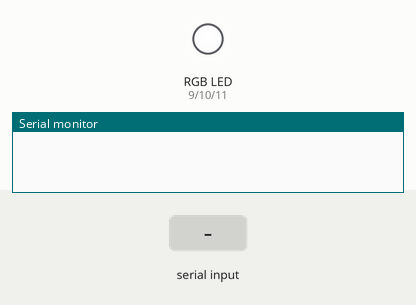
Recording of a sketch running on a simulated Arduino Uno, built with avr-gcc and run on an emulated ATmega328P. On the bench: an RGB LED mixed from three pins (HIGH = lit), the last lines printed to the serial monitor. Inputs (shaded band) come from the test bench. Dim RGB values are drawn brighter than linear.

Above: at 0.4 s.
At 1.2 s:
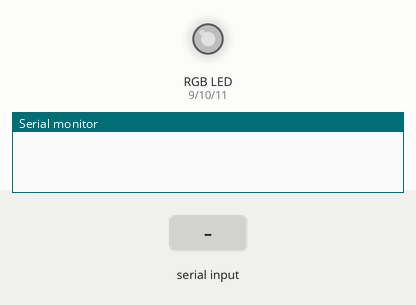
1.3 s: "0.00\n" received over Serial
At 3.9 s:
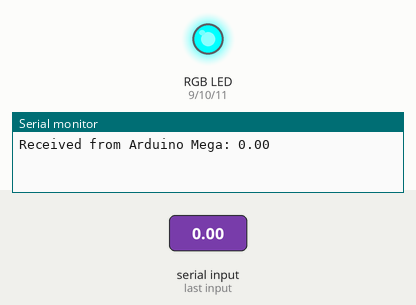
4.3 s: "90,45\n" received over Serial
Timing chart, 0 to 7.3 s (numbered marks = the images above; inputs shaded):
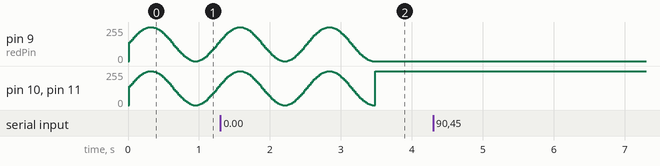

The sketch:

LED.ino
```cpp
// Nano pin 0(Rx) - Mega Pin 43 (Tx)
// Nano pin 1(Tx) - Mega Pin 41 (Rx)

const int redPin = 9;
const int greenPin = 10;
const int bluePin = 11;
int ledState = 1;
unsigned long currentMillis;

int zeroCounter;

#define STANDBY 1
#define WASH 2
#define DRY 3
#define COMPLETE 4

// Time variables
unsigned long previousMillis = 0;
const long interval = 20; // Delay between updates (20ms for smoother effect)

void setup() {
  pinMode(redPin, OUTPUT);
  pinMode(greenPin, OUTPUT);
  pinMode(bluePin, OUTPUT);
  Serial.begin(9600);
}

void setColor(int red, int green, int blue) {
  analogWrite(redPin, red);   // Set brightness for red
  analogWrite(greenPin, green); // Set brightness for green
  analogWrite(bluePin, blue);  // Set brightness for blue
}

void ledStripStandby() {
  // do one full cycle before breaking
  while(zeroCounter < 9) {
    // setColor(0,255,0); // purple
    // setColor(0,0,0); // white
    currentMillis = millis();

    if (currentMillis - previousMillis >= interval) {
      previousMillis = currentMillis;

      // Get a "ripple" pattern using sin() for smooth wave-like effect
      float brightnessFactor = (sin(currentMillis / 200.0) + 1) / 2; // Range from 0 to 1

      // Serial.println(brightnessFactor);
      if (String(brightnessFactor) == "0.00") {
        zeroCounter++;
      }

      // Set each color to the same brightness to make a white ripple
      int brightness = brightnessFactor * 255;
      setColor(brightness,brightness,brightness); // white
    }
  }

  zeroCounter = 0; // reset zero counter
}

void ledStripWash() {
  // setColor(0,0,0); // white
  setColor(54, 20, 203);
}

void ledStripDry() {
  // setColor(255, 255, 255); // dim
  setColor(0, 0, 0); // bluish
}

void ledStripComplete() {
  // setColor(255,0,255); // green
  // setColor(0,200,255); // purple
  setColor(0, 255, 0); // purple

}

void loop() {
  // while(1){
  // setColor(0, 0, 0); // bluish
  // // setColor(255, 0, 230); // green
  // }

  // Check if data is available on Serial
  if (Serial.available()) {
    String messageFromMega = Serial.readStringUntil('\n');

    Serial.print("Received from Arduino Mega: ");
    Serial.println(messageFromMega);
    ledState = messageFromMega.toInt();
    switch (ledState) {
      case STANDBY:
        Serial.println("In standby... pulsing");
        break;
      case WASH:
        Serial.println("In washing mode");
        ledStripWash();
        break;
      case DRY:
        Serial.println("In drying mode");
        ledStripDry();
        break;
      case COMPLETE:
        Serial.println("Finished! ");
        ledStripComplete();
        break;
      default:
        // Code to execute if variable does not match any case
        setColor(0,255,255); // red
        break;
    }
    delay(500); // A short delay to avoid overwhelming the serial buffer

  }

  switch (ledState) {
    case STANDBY:
      ledStripStandby();
      break;
    case WASH:
      ledStripWash();
      break;
    case DRY:
      ledStripDry();
      break;
    case COMPLETE:
      ledStripComplete();
      break;
    default:
      // Code to execute if variable does not match any case
      setColor(0,255,255); // red
      break;
  }


  //   // analogWrite(redPin, brightness);
  //   analogWrite(greenPin, brightness);
  //   // analogWrite(bluePin, brightness);

}
```
